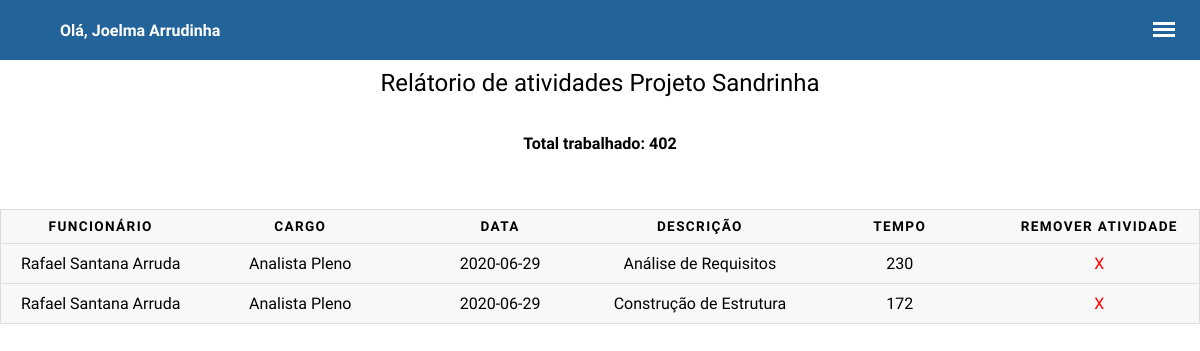
Page /report_proj.php?id=2 (signed in) on the committed database.
### tables this page shows
CREATE TABLE `atividade_funcionario_projeto` (
  `id_atividade` int(11) NOT NULL,
  `id_funcionario` varchar(14) NOT NULL,
  `id_projeto` int(11) NOT NULL,
  `dt_atividade` date NOT NULL,
  `tempo_atividade` int(11) NOT NULL,
  `desc_atividade` varchar(50) NOT NULL,
  `ativo` int(11) NOT NULL DEFAULT 1
);

CREATE TABLE `cadastro_funcionario` (
  `cpf` varchar(14) NOT NULL,
  `nome_completo` varchar(50) NOT NULL,
  `cargo` varchar(50) NOT NULL,
  `dt_inicio` varchar(20) NOT NULL,
  `dt_fim` varchar(20) NOT NULL,
  `dt_nascimento` varchar(10) NOT NULL,
  `email` varchar(100) NOT NULL,
  `senha` varchar(100) NOT NULL,
  `ativo` int(11) NOT NULL DEFAULT 1,
  `nova_senha` int(11) NOT NULL DEFAULT 0
);

### DAO/SELECAO/select_atividade_proj.php (the view, shortened to what this page needs)
<?php
$id_projeto = $_GET['id'];
$connect = mysqli_connect('localhost','root',null,'intime');
$query_select = ("SELECT CF.nome_completo,CF.cpf,CF.cargo,id_atividade,dt_atividade,desc_atividade,tempo_atividade,nome_projeto
                    FROM `atividade_funcionario_projeto` A
                INNER JOIN `projeto_funcionario` B ON A.id_funcionario=B.CPF AND A.id_projeto=B.id_projeto
                INNER JOIN `projeto` C ON A.id_projeto=C.id_projeto
                INNER JOIN cadastro_funcionario CF ON A.id_funcionario=CF.cpf
                    WHERE  C.data_inicio=C.data_fim AND A.ATIVO=1 AND A.ID_PROJETO='$id_projeto'
                ORDER BY dt_atividade desc,tempo_atividade desc");
$query_select2 = ("SELECT sum(tempo_atividade) as tempo_atividade,nome_projeto FROM `atividade_funcionario_projeto` A
                    INNER JOIN `projeto_funcionario` B
                        ON A.id_funcionario=B.CPF AND A.id_projeto=B.id_projeto
                    INNER JOIN `projeto` C
                        ON A.id_projeto=C.id_projeto
                    WHERE  C.data_inicio=C.data_fim AND A.ATIVO=1 AND  A.ID_PROJETO='$id_projeto'
                    GROUP BY NOME_PROJETO");
$select = mysqli_query($connect,$query_select);
$select2 = mysqli_query($connect,$query_select2);
$linhas = mysqli_num_rows($select);
if($linhas>=1){
 $proj = mysqli_fetch_assoc($select2);
 $nome_proj= $proj['nome_projeto'];
 $horas_proj = $proj['tempo_atividade'];
echo("<table>
  <caption>Relátorio de atividades $nome_proj <h6>Total trabalhado: $horas_proj </h6></caption>
  <thead>
    <tr>
      <th scope='col'>Funcionário</th>
      <th scope='col'>Cargo</th>
      <th scope='col'>Data</th>
      <th scope='col'>Descrição</th>
      <th scope='col'>Tempo</th>
      <th scope='col'>Remover Atividade</th>
    </tr>
  </thead>
  <tbody>");
  while ($atividade = mysqli_fetch_assoc($select)){
      $id_atividade=$atividade['id_atividade'];
      $funcionario = $atividade['nome_completo'];
      $cargo = $atividade['cargo'];
      $data = $atividade['dt_atividade'];
      $desc = $atividade['desc_atividade'];
      $tempo = $atividade['tempo_atividade'];
    echo'<tr>';
    echo ("<td data-label='Funcionário'>$funcionario</td>");
    echo ("<td data-label='Cargo'>$cargo</td>");
    echo ("<td data-label='Data'>$data</td>");
    echo ("<td data-label='Descrição'>$desc</td>");
    echo ("<td data-label='Tempo'>$tempo</td>");
    echo ("<td data-label='Remover Atividade'><a a href='DAO/EXCLUSAO/exclui_atividade.php?id=$id_atividade'>X</a></td>");
    echo'</tr>';}
    echo '</tbody>';
echo'</table>';
  }else if($linhas==0){
    echo '<br><center><span class="icon fa-meh-o fa-2x"></span>';
    echo '<h3>Poxa vida,</h3>';
    echo '<h4>Você ainda não possui <br>tarefas cadastradas</h4>';
}
?>

### report_proj.php (shortened to what this page needs)
<!DOCTYPE HTML>
<html>
	<head>
		<link rel="stylesheet" href="assets/css/painel.css" />
	</head>
	<body>
		<div class="header_painel_gestor"><h4><a href="painel_func.php">Olá, <?php  $NOME = EXPLODE(" ",$_SESSION['nome']); ECHO $NOME[0].' '.$NOME[SIZEOF($NOME)-1]; ?></a> </h4></div>
		<label for="openSidebarMenu" class="sidebarIconToggle">
		<div class="spinner diagonal part-1"></div>
		<div class="spinner horizontal"></div>
		<div class="spinner diagonal part-2"></div>
		</label>
		<br><br><br>
		<?php include ('DAO/SELECAO/select_atividade_proj.php');?>
	</body>
</html>

### assets/css/painel.css (style rules this page uses)
html, body { overflow-x: hidden; height: 100%; }
body { background: #fff; padding: 0; margin: 0; font-size: 100%; font-family: 'Muli', sans-serif; }
.header_painel_gestor { display: block; margin: 0 auto; width: 100%; max-width: 100%; box-shadow: none; background-color: #226399; position: fixed; height: 60px!important; overflow: hidden; z-index: 10; color: #fff; }
.header_painel_gestor h4 { margin-left: 5%; color: rgb(255, 254, 254); }
.header_painel_gestor a { color:white; text-decoration: none; }
.sidebarIconToggle { transition: all 0.3s; box-sizing: border-box; cursor: pointer; position: absolute; z-index: 99; height: 100%; width: 100%; top: 22px; right: 25px; height: 22px; width: 22px; }
.spinner { transition: all 0.3s; box-sizing: border-box; position: absolute; height: 3px; width: 100%; background-color: #fff; }
.horizontal { transition: all 0.3s; box-sizing: border-box; position: relative; float: left; margin-top: 3px; }
.diagonal.part-1 { position: relative; transition: all 0.3s; box-sizing: border-box; float: left; }
.diagonal.part-2 { transition: all 0.3s; box-sizing: border-box; position: relative; float: left; margin-top: 3px; }
table { border: 1px solid #ccc; border-collapse: collapse; margin: 0; padding: 0; width: 100%; table-layout: fixed; }
table caption { font-size: 1.5em; margin: .5em 0 .75em; }
table a { color:red; text-decoration: NONE; }
table tr { background-color: #f8f8f8; border: 1px solid #ddd; padding: .35em; }
table th, table td { padding: .625em; text-align: center; }
table th { font-size: .85em; letter-spacing: .1em; text-transform: uppercase; }
label { color: #555; display: block; font-size: 0.9em; font-weight: 600; margin: 0 0 0 0; }

### rows in the picture
atividade_funcionario_projeto: cadastro_funcionario.nome_completo "Rafael Santana Arruda", cadastro_funcionario.cargo "Analista Pleno", dt_atividade "2020-06-29", desc_atividade "Análise de Requisitos", tempo_atividade "230"
atividade_funcionario_projeto: cadastro_funcionario.nome_completo "Rafael Santana Arruda", cadastro_funcionario.cargo "Analista Pleno", dt_atividade "2020-06-29", desc_atividade "Construção de Estrutura", tempo_atividade "172"

### other values in the picture
$NOME[0] "Joelma"
$NOME[SIZEOF($NOME)-1] "Arrudinha"
$nome_proj "Projeto Sandrinha"
$horas_proj "402"
